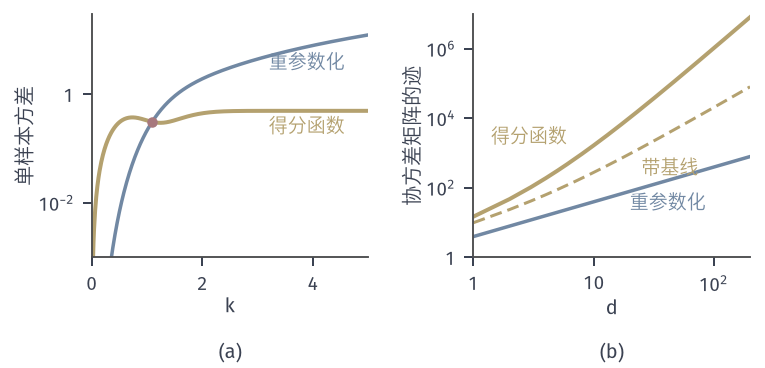

Reproduce this figure in Python.
from pathlib import Path
import sys
HERE = Path(__file__).resolve().parent
sys.path.insert(0, str(HERE.parent/"budget-common"))
from budget_fig import *
# (a) J(theta) = E[sin(kX)], X = theta + eps ~ N(theta, 1), theta = 0.3.  Single-sample variances (closed form,
#     checked against 2*10^6 seeded draws):
#     reparameterisation k cos(k(theta+eps)):  k^2 (1 + cos(2k theta) e^{-2k^2})/2 - g^2,
#     score sin(k(theta+eps)) eps:            1/2 - cos(2k theta)(1-4k^2) e^{-2k^2}/2 - g^2,  g = k cos(k theta) e^{-k^2/2}.
# (b) J(theta) = E||X||^2, X ~ N(theta, I_d), theta = 0: trace of single-sample covariance
#     reparameterisation 2X: 4d;  score ||X||^2 X: d(d+2)(d+4);  score with baseline d: 2d^2 + 8d.
th = .3
def g(k): return k*np.cos(k*th)*np.exp(-k*k/2)
def vr(k): return k*k*(1+np.cos(2*k*th)*np.exp(-2*k*k))/2-g(k)**2
def vs(k): return .5-np.cos(2*k*th)*(1-4*k*k)*np.exp(-2*k*k)/2-g(k)**2
k = np.linspace(.02, 5, 500)
fig, axs = figure(width_mm=108, height_mm=52, ncols=2)
a1, a2 = axs
panel(fig, left=.12, right=.98, bottom=.3, top=.96, wspace=.38)
a1.plot(k, vr(k), color=BLUE, lw=1.4); a1.plot(k, vs(k), color=YELLOW, lw=1.6)
kk = np.linspace(.5, 2, 200001); d = vr(kk)-vs(kk); kx = kk[np.argmin(np.abs(d))]
dot(a1, kx, vr(kx))
a1.set_yscale('log'); a1.set_xlim(0, 5); a1.set_ylim(1e-3, 30); logticks(a1, [-2, 0])
lab(a1, 3.2, 3.0, '重参数化', BLUE); lab(a1, 3.2, .2, '得分函数', YELLOW)
axlab(a1, r'$k$', '单样本方差')
dd = np.arange(1, 201)
a2.plot(dd, 4*dd, color=BLUE, lw=1.4); a2.plot(dd, dd*(dd+2)*(dd+4), color=YELLOW, lw=1.6)
a2.plot(dd, 2*dd*dd+8*dd, color=YELLOW, lw=1.2, ls=DASH)
a2.set_xscale('log'); a2.set_yscale('log'); a2.set_xlim(1, 200); a2.set_ylim(1, 1e7)
logticks(a2, [0, 1, 2], 'x'); logticks(a2, [0, 2, 4, 6])
lab(a2, 20, 25, '重参数化', BLUE); lab(a2, 1.4, 2e3, '得分函数', YELLOW)
lab(a2, 25, 250, '带基线', YELLOW)
axlab(a2, r'$d$', '协方差矩阵的迹')
tags(fig, axs)
rng = np.random.default_rng(1); eps = rng.standard_normal(2_000_000)
sim = {kv: (float(np.var(kv*np.cos(kv*(th+eps)))), float(np.var(np.sin(kv*(th+eps))*eps))) for kv in (1.0, 3.0)}
save(fig, HERE, 'figure', {'crossover_k': float(kx), 'var_at_k': {str(a): (float(vr(a)), float(vs(a))) for a in (0.5, 1.0, 2.0, 3.0)},
     'simulated': {str(a): b for a, b in sim.items()}})
print(kx, sim)
